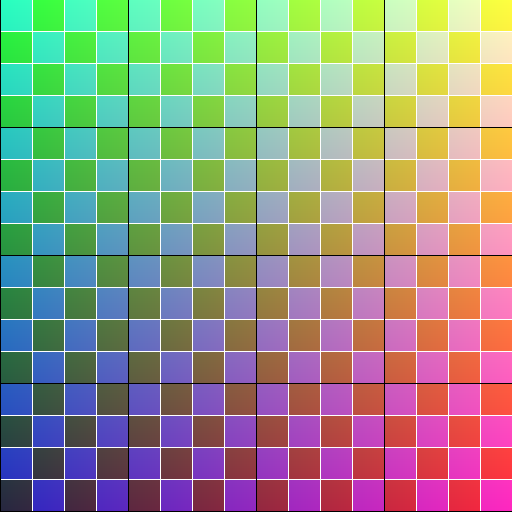

Write Python code to recreate this figure.
import bpy, os, numpy as np
OUT=r"<HOME>\tmp\blender"; W=H=512
yy, xx = np.mgrid[0:H, 0:W]
cell = 32
cx = xx // cell; cy = yy // cell
check = ((cx + cy) % 2).astype(np.float32)
# 用色相编码位置：红随 x 增大、绿随 y 增大，蓝=棋盘
img = np.zeros((H,W,3), np.float32)
img[:,:,0] = 0.15 + 0.85*(xx/W)
img[:,:,1] = 0.15 + 0.85*(yy/H)
img[:,:,2] = 0.25 + 0.5*check
# 网格线
grid = ((xx % cell)==0) | ((yy % cell)==0)
img[grid] = np.array([1.0,1.0,1.0])
gl = ((xx % (cell*4))==0) | ((yy % (cell*4))==0)
img[gl] = np.array([0.0,0.0,0.0])
img = np.clip(img,0,1)
im = bpy.data.images.get("UVGrid") or bpy.data.images.new("UVGrid", width=W, height=H, alpha=False)
im.pixels.foreach_set(np.concatenate([img, np.ones((H,W,1),np.float32)],axis=2).reshape(-1))
im.filepath_raw=os.path.join(OUT,"uv_grid.png"); im.file_format='PNG'; im.save()
print("uv_grid.png saved")

# 临时把 head_geo 的贴图换成网格
me = bpy.data.objects["head_geo.002"].data
saved=[]
for m in me.materials:
    if not m or not m.use_nodes: continue
    for nd in m.node_tree.nodes:
        if nd.type=='TEX_IMAGE' and nd.image:
            saved.append((m.name, nd.image.name)); nd.image = im
print("swapped:", saved)

import math
sc=bpy.context.scene
w=bpy.data.worlds.get("PolyHaven studio_kontrast_03")
if w: sc.world=w
cam=sc.camera; cam.data.lens=50
sc.render.resolution_x=620; sc.render.resolution_y=620
sc.render.image_settings.file_format="PNG"; sc.render.image_settings.color_mode="RGB"
cx0,cy0,cz0=0.0,0.04,0.11
def shot(p,loc,rot):
    cam.location=loc; cam.rotation_euler=rot; sc.render.filepath=p
    bpy.ops.render.render(write_still=True); return os.path.getsize(p)
D=1.15
print("front:", shot(os.path.join(OUT,"uvgrid_f.png"),(cx0,cy0-D,cz0+0.02),(math.radians(90),0,0)))
print("3/4  :", shot(os.path.join(OUT,"uvgrid_34.png"),(cx0+D*0.7,cy0-D*0.7,cz0+0.10),(math.radians(80),0,math.radians(45))))
